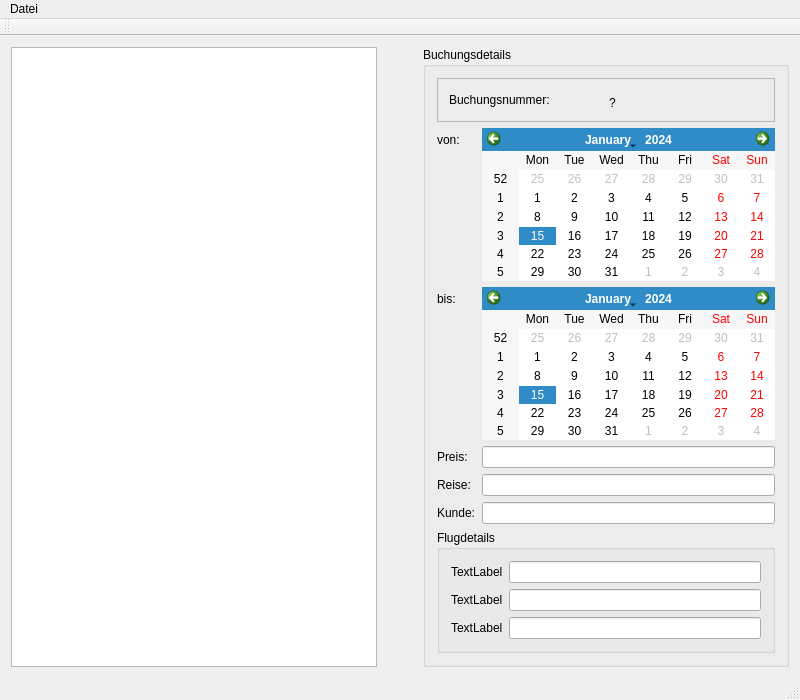
<?xml version="1.0" encoding="UTF-8"?>
<ui version="4.0">
 <class>MainWindow</class>
 <widget class="QMainWindow" name="MainWindow">
  <property name="geometry">
   <rect>
    <x>0</x>
    <y>0</y>
    <width>800</width>
    <height>700</height>
   </rect>
  </property>
  <property name="windowTitle">
   <string>MainWindow</string>
  </property>
  <widget class="QWidget" name="centralWidget">
   <layout class="QGridLayout" name="gridLayout">
    <item row="0" column="0">
     <layout class="QGridLayout" name="gridLayout_4">
      <item row="0" column="0">
       <widget class="QTableWidget" name="tableWidget">
        <property name="sizePolicy">
         <sizepolicy hsizetype="MinimumExpanding" vsizetype="MinimumExpanding">
          <horstretch>0</horstretch>
          <verstretch>0</verstretch>
         </sizepolicy>
        </property>
        <property name="minimumSize">
         <size>
          <width>300</width>
          <height>100</height>
         </size>
        </property>
        <property name="maximumSize">
         <size>
          <width>650</width>
          <height>16777215</height>
         </size>
        </property>
       </widget>
      </item>
      <item row="0" column="2">
       <widget class="QGroupBox" name="groupBox">
        <property name="maximumSize">
         <size>
          <width>400</width>
          <height>16777215</height>
         </size>
        </property>
        <property name="layoutDirection">
         <enum>Qt::LeftToRight</enum>
        </property>
        <property name="title">
         <string>Buchungsdetails</string>
        </property>
        <layout class="QGridLayout" name="gridLayout_2">
         <item row="4" column="0">
          <widget class="QGroupBox" name="groupBox_V">
           <property name="title">
            <string>Flugdetails</string>
           </property>
           <layout class="QGridLayout" name="gridLayout_5">
            <item row="2" column="0">
             <widget class="QLabel" name="label_V3">
              <property name="text">
               <string>TextLabel</string>
              </property>
             </widget>
            </item>
            <item row="0" column="0">
             <widget class="QLabel" name="label_V1">
              <property name="text">
               <string>TextLabel</string>
              </property>
             </widget>
            </item>
            <item row="1" column="0">
             <widget class="QLabel" name="label_V2">
              <property name="text">
               <string>TextLabel</string>
              </property>
             </widget>
            </item>
            <item row="1" column="1">
             <widget class="QLineEdit" name="lineEdit_V2"/>
            </item>
            <item row="2" column="1">
             <widget class="QLineEdit" name="lineEdit_V3"/>
            </item>
            <item row="0" column="1">
             <widget class="QLineEdit" name="lineEdit_V1"/>
            </item>
           </layout>
          </widget>
         </item>
         <item row="3" column="0">
          <layout class="QFormLayout" name="formLayout">
           <item row="1" column="0">
            <widget class="QLabel" name="label_2">
             <property name="text">
              <string>&lt;html&gt;&lt;head/&gt;&lt;body&gt;&lt;p&gt;von:&lt;/p&gt;&lt;/body&gt;&lt;/html&gt;</string>
             </property>
            </widget>
           </item>
           <item row="1" column="1">
            <widget class="QCalendarWidget" name="calendarWidget"/>
           </item>
           <item row="2" column="0">
            <widget class="QLabel" name="label_3">
             <property name="text">
              <string>bis:</string>
             </property>
            </widget>
           </item>
           <item row="2" column="1">
            <widget class="QCalendarWidget" name="calendarWidget_2"/>
           </item>
           <item row="3" column="0">
            <widget class="QLabel" name="label_7">
             <property name="text">
              <string>Preis:</string>
             </property>
            </widget>
           </item>
           <item row="3" column="1">
            <widget class="QLineEdit" name="lineEdit_Preis"/>
           </item>
           <item row="4" column="0">
            <widget class="QLabel" name="label_8">
             <property name="text">
              <string>Reise:</string>
             </property>
            </widget>
           </item>
           <item row="4" column="1">
            <widget class="QLineEdit" name="lineEdit_Reise"/>
           </item>
           <item row="5" column="0">
            <widget class="QLabel" name="label_9">
             <property name="text">
              <string>Kunde:</string>
             </property>
            </widget>
           </item>
           <item row="5" column="1">
            <widget class="QLineEdit" name="lineEdit_Kunde"/>
           </item>
          </layout>
         </item>
         <item row="2" column="0">
          <widget class="QFrame" name="frame_2">
           <property name="frameShape">
            <enum>QFrame::StyledPanel</enum>
           </property>
           <property name="frameShadow">
            <enum>QFrame::Raised</enum>
           </property>
           <layout class="QGridLayout" name="gridLayout_3">
            <item row="0" column="0" rowspan="2" colspan="2">
             <widget class="QLabel" name="label">
              <property name="text">
               <string>&lt;html&gt;&lt;head/&gt;&lt;body&gt;&lt;p&gt;Buchungsnummer: &lt;/p&gt;&lt;/body&gt;&lt;/html&gt;</string>
              </property>
             </widget>
            </item>
            <item row="1" column="1">
             <widget class="QLabel" name="labelBuchungsnummer">
              <property name="text">
               <string>?</string>
              </property>
             </widget>
            </item>
           </layout>
          </widget>
         </item>
        </layout>
       </widget>
      </item>
      <item row="0" column="1">
       <spacer name="horizontalSpacer">
        <property name="orientation">
         <enum>Qt::Horizontal</enum>
        </property>
        <property name="sizeType">
         <enum>QSizePolicy::Maximum</enum>
        </property>
        <property name="sizeHint" stdset="0">
         <size>
          <width>40</width>
          <height>20</height>
         </size>
        </property>
       </spacer>
      </item>
     </layout>
    </item>
   </layout>
  </widget>
  <widget class="QMenuBar" name="menuBar">
   <property name="geometry">
    <rect>
     <x>0</x>
     <y>0</y>
     <width>800</width>
     <height>17</height>
    </rect>
   </property>
   <widget class="QMenu" name="menuDatei">
    <property name="title">
     <string>Datei</string>
    </property>
    <addaction name="actionEinlesen_2"/>
    <addaction name="actionNeue_Buchung_anlegen"/>
    <addaction name="actionReisen_pr_fen"/>
    <addaction name="actionSpeichern_unter"/>
    <addaction name="separator"/>
    <addaction name="actionProgramm_beenden"/>
   </widget>
   <addaction name="menuDatei"/>
  </widget>
  <widget class="QToolBar" name="mainToolBar">
   <attribute name="toolBarArea">
    <enum>TopToolBarArea</enum>
   </attribute>
   <attribute name="toolBarBreak">
    <bool>false</bool>
   </attribute>
  </widget>
  <widget class="QStatusBar" name="statusBar"/>
  <action name="actionEinlesen">
   <property name="text">
    <string>Einlesen</string>
   </property>
  </action>
  <action name="actionEinlesen_2">
   <property name="text">
    <string>Einlesen</string>
   </property>
  </action>
  <action name="actionProgramm_beenden">
   <property name="text">
    <string>Programm beenden</string>
   </property>
  </action>
  <action name="actionNeue_Buchung_anlegen">
   <property name="text">
    <string>Neue Buchung anlegen</string>
   </property>
  </action>
  <action name="actionSpeichern_unter">
   <property name="text">
    <string>Speichern unter...</string>
   </property>
  </action>
  <action name="actionReisen_pr_fen">
   <property name="text">
    <string>Reisen prüfen</string>
   </property>
  </action>
 </widget>
 <layoutdefault spacing="6" margin="11"/>
 <resources/>
 <connections>
  <connection>
   <sender>tableWidget</sender>
   <signal>cellDoubleClicked(int,int)</signal>
   <receiver>MainWindow</receiver>
   <slot>detailsAnzeigen()</slot>
   <hints>
    <hint type="sourcelabel">
     <x>244</x>
     <y>91</y>
    </hint>
    <hint type="destinationlabel">
     <x>386</x>
     <y>30</y>
    </hint>
   </hints>
  </connection>
 </connections>
 <slots>
  <slot>detailsAnzeigen()</slot>
 </slots>
</ui>
